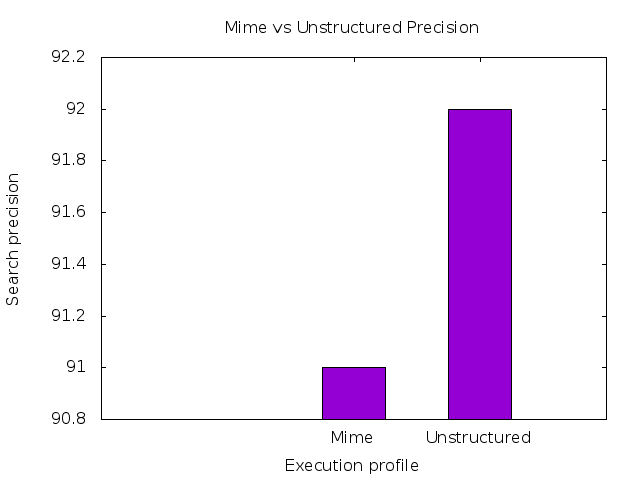

Here is the gnuplot script that generated this plot:
set datafile commentschars '#'
set title 'Mime vs Unstructured Precision'
set style data histogram
set style histogram cluster gap 1
set style fill solid border -1
set offsets graph 0, 0, 0.05, 0.05
set key off
set xlabel 'Execution profile'
set ylabel 'Search precision'
set term png
set output '/output/precision_1.png'
plot for [DS=2:2:1] '/output/precision_1.dat' using DS:xticlabels(1)